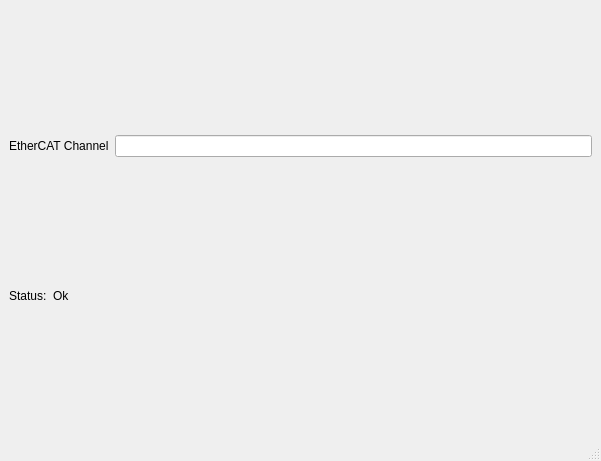
<?xml version="1.0" encoding="UTF-8"?>
<ui version="4.0">
 <class>MainWindow</class>
 <widget class="QMainWindow" name="MainWindow">
  <property name="geometry">
   <rect>
    <x>0</x>
    <y>0</y>
    <width>601</width>
    <height>461</height>
   </rect>
  </property>
  <property name="windowTitle">
   <string>MainWindow</string>
  </property>
  <widget class="QWidget" name="centralwidget">
   <layout class="QVBoxLayout" name="verticalLayout">
    <item>
     <layout class="QHBoxLayout" name="horizontalLayout">
      <item>
       <widget class="QLabel" name="label">
        <property name="text">
         <string>EtherCAT Channel</string>
        </property>
       </widget>
      </item>
      <item>
       <widget class="QLineEdit" name="ethChannelEdt"/>
      </item>
     </layout>
    </item>
    <item>
     <layout class="QHBoxLayout" name="horizontalLayout_2">
      <item>
       <widget class="QLabel" name="label_3">
        <property name="sizePolicy">
         <sizepolicy hsizetype="Fixed" vsizetype="Fixed">
          <horstretch>0</horstretch>
          <verstretch>0</verstretch>
         </sizepolicy>
        </property>
        <property name="text">
         <string>Status:</string>
        </property>
       </widget>
      </item>
      <item>
       <widget class="QLabel" name="statusLabel">
        <property name="sizePolicy">
         <sizepolicy hsizetype="Preferred" vsizetype="Fixed">
          <horstretch>0</horstretch>
          <verstretch>0</verstretch>
         </sizepolicy>
        </property>
        <property name="text">
         <string>Ok</string>
        </property>
       </widget>
      </item>
     </layout>
    </item>
   </layout>
  </widget>
  <widget class="QStatusBar" name="statusbar"/>
 </widget>
 <resources/>
 <connections/>
</ui>
